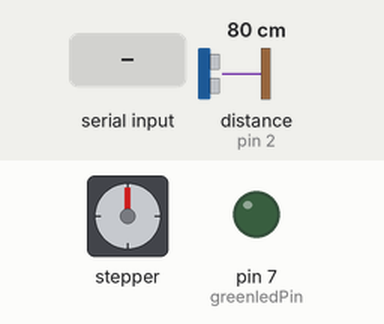
Bench run of a sketch on a simulated Arduino Uno, built with avr-gcc and run on an emulated ATmega328P. Parts: stepper motor, output pins drawn as LEDs (lit = HIGH). Wiring (inferred from the names in the program): ultrasonic range finder: trigger pin 3; echo pin 2. Inputs (shaded band) come from the test bench; at power-on: distance to the obstacle (sensor on pin 2) 80 cm. The echo pulse lasts 58.3 µs per cm; stepper angles assume 2048 steps per turn; pins used as bus, display or sensor lines are not drawn.

Above: at 1.2 s.
1.3 s: "30,150\n" received over Serial
At 1.49 s:
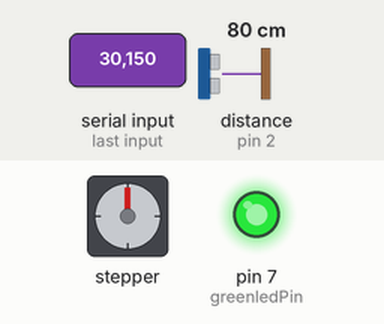
At 3.8 s:
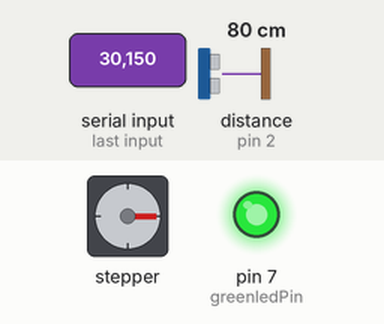
Timing chart, 0 to 10.0 s (numbered marks = the images above; inputs shaded):
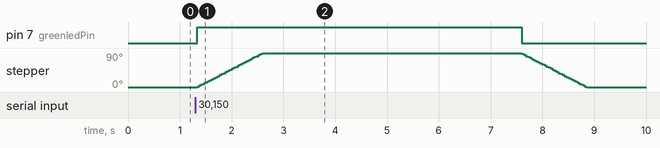

Measured:
- after the input at 1.3 s, pin 7 (greenledPin): LOW → HIGH at once, → LOW 6.3 s later; stepper: turns 90° clockwise in 1.3 s, then 90° counter-clockwise in 1.3 s

The sketch:

parking_pi.ino
```cpp
#include <Stepper.h>

const int stepsPerRevolution = 2048;  // changed ordering from default in sketch

Stepper myStepper(stepsPerRevolution, 8, 10, 9, 11);


const int greenledPin =7;
const int redledPin = 5;
#define echoPin 2 // attach pin D2 Arduino to pin Echo of HC-SR04
#define trigPin 3 //attach pin D3 Arduino to pin Trig of HC-SR04


// defines variables
bool ok= true;
long duration; // variable for the duration of sound wave travel
int distance; // variable for the distance measurement
void setup() {
  // set the speed at 60 rpm:
  myStepper.setSpeed(12); //16 doesn't always stick;

  pinMode(greenledPin, OUTPUT);
  pinMode(greenledPin, OUTPUT);
  digitalWrite(redledPin, HIGH);
  pinMode(trigPin, OUTPUT); // Sets the trigPin as an OUTPUT
  pinMode(echoPin, INPUT); // Sets the echoPin as an INPUT
  // initialize the serial port:
  Serial.begin(9600);
}
int distanceCalcul(){ // calcul the distance of the object
  // Clears the trigPin condition
  digitalWrite(trigPin, LOW);
  delayMicroseconds(2);
  // Sets the trigPin HIGH (ACTIVE) for 10 microseconds
  digitalWrite(trigPin, HIGH);
  delayMicroseconds(10);
  digitalWrite(trigPin, LOW);
  // Reads the echoPin, returns the sound wave travel time in microseconds
  duration = pulseIn(echoPin, HIGH);
  // Calculating the distance
  distance = duration * 0.034 / 2; // Speed of sound wave divided by 2 (go and back)
  return distance;
}

void loop()
{
  distance = distanceCalcul();
     if (distance<15 && ok == true) {
      // send 18 (random value) to Python
        Serial.write(18);
        // set false to avoid a loop
        ok = false;
     }
  if (Serial.available() > 0) {
      int stationnement = Serial.read() - '0'; // ASCII values that are being used in the subtraction
      ok =true;
      distance = distanceCalcul();


      if (stationnement == 1) {
          // step one revolution  in one direction:
          digitalWrite(greenledPin, HIGH);
          digitalWrite(redledPin, LOW);

          myStepper.step(stepsPerRevolution/4); // 90 degree


          while (distance<15){ //while distance < 15cm stay up
              digitalWrite(trigPin, LOW);
              delayMicroseconds(2);
              distance = distanceCalcul();
              }
          delay(5000); //5sec before go down
          digitalWrite(greenledPin,LOW );
          digitalWrite(redledPin, HIGH);
          // step one revolution in the other direction:
          myStepper.step(-stepsPerRevolution/4);
          delay(500);

      }
   }
}
```
